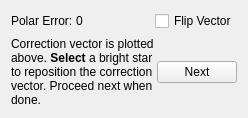
             <widget class="QWidget" name="PAHCorrectionPage">
              <layout class="QVBoxLayout" name="verticalLayout_14">
               <item>
                <layout class="QHBoxLayout" name="horizontalLayout_14">
                 <property name="spacing">
                  <number>3</number>
                 </property>
                 <item>
                  <widget class="QLabel" name="label_23">
                   <property name="toolTip">
                    <string>Angle between expected perfectly aligned mount center and the actual center</string>
                   </property>
                   <property name="text">
                    <string>Polar Error:</string>
                   </property>
                  </widget>
                 </item>
                 <item>
                  <widget class="QLabel" name="PAHErrorLabel">
                   <property name="text">
                    <string>0</string>
                   </property>
                  </widget>
                 </item>
                 <item>
                  <spacer name="horizontalSpacer_8">
                   <property name="orientation">
                    <enum>Qt::Horizontal</enum>
                   </property>
                   <property name="sizeHint" stdset="0">
                    <size>
                     <width>40</width>
                     <height>20</height>
                    </size>
                   </property>
                  </spacer>
                 </item>
                 <item>
                  <widget class="QCheckBox" name="PAHFlipVectorC">
                   <property name="text">
                    <string>Flip Vector</string>
                   </property>
                  </widget>
                 </item>
                </layout>
               </item>
               <item>
                <layout class="QHBoxLayout" name="horizontalLayout_16">
                 <property name="spacing">
                  <number>3</number>
                 </property>
                 <item>
                  <widget class="QLabel" name="correctionText">
                   <property name="sizePolicy">
                    <sizepolicy hsizetype="MinimumExpanding" vsizetype="Preferred">
                     <horstretch>0</horstretch>
                     <verstretch>0</verstretch>
                    </sizepolicy>
                   </property>
                   <property name="text">
                    <string>&lt;p&gt;Correction vector is plotted above. &lt;b&gt;Select&lt;/b&gt; a bright star to reposition the correction vector. Proceed next when done.&lt;/p&gt;</string>
                   </property>
                   <property name="wordWrap">
                    <bool>true</bool>
                   </property>
                  </widget>
                 </item>
                 <item>
                  <widget class="QPushButton" name="PAHCorrectionsNextB">
                   <property name="text">
                    <string>Next</string>
                   </property>
                  </widget>
                 </item>
                </layout>
               </item>
              </layout>
             </widget>
